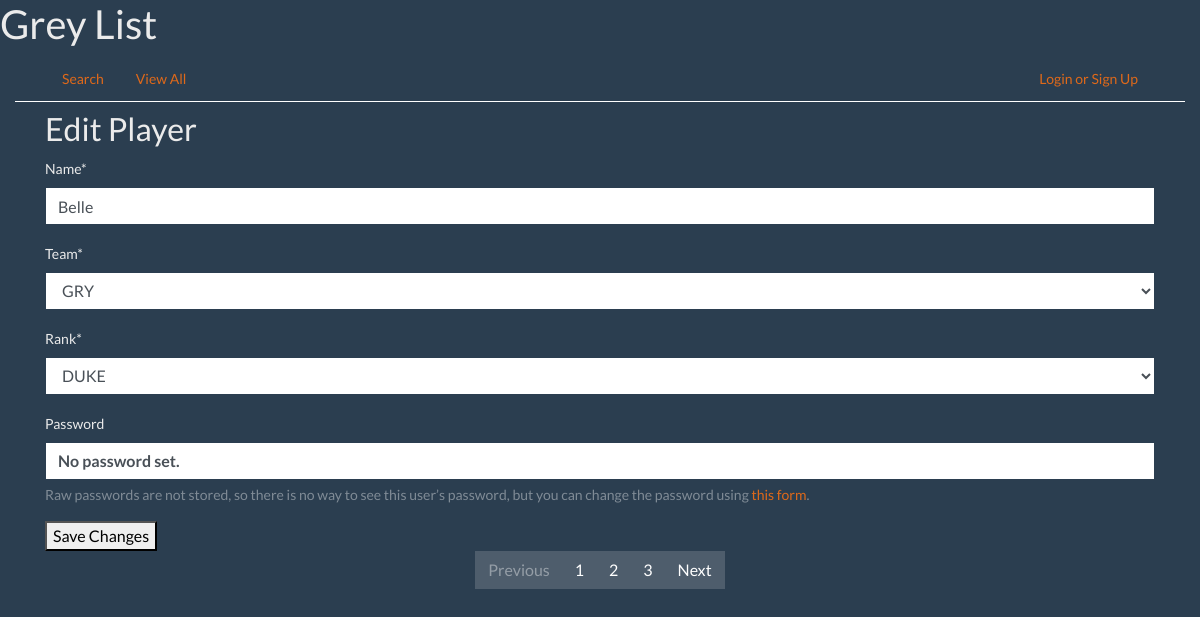
The app's page /player/edit/1/ with its own data.
### subCityList/models.py (models this page shows, shortened)
class Player (models.Model):
    id = models.AutoField(primary_key=True)
    name = models.CharField(max_length=200, blank=False, unique=True)
    team = models.CharField(max_length=3, choices=TEAM_NAMES, default=None)
    rank = models.IntegerField(choices=RANKS, default=KNIGHT)

### subCityList/views_player.py (the view)
# urls.py: path('player/edit/<int:player_pk>/', views_player.player_edit, name='player_edit'),
def player_edit(request, player_pk):
    player = get_object_or_404(Player, id=player_pk)
    if request.method == 'POST':
        form = EditPlayerForm(request.POST, instance=player)
        if form.is_valid():
            form.save()
            return redirect('subCityList:player_detail', player_pk=player.id)
        else:
            message = 'Please check the changes you entered'
            return render(request, 'subCityList/player/player_edit.html', {'form': form, 'message': message})
    else:
        form = EditPlayerForm(instance=player)
        return render(request, 'subCityList/player/player_edit.html', {'form': form})

### subCityList/forms.py (shortened to what this page needs)
class EditPlayerForm(UserChangeForm):
    class Meta:
        model = Player
        fields = ('name', 'team', 'rank')
        exclude = ('password',)

### subCityList/templates/subCityList/player/player_edit.html (shortened to what this page needs)
{% extends 'subCityList/base.html' %}
{% load crispy_forms_filters %}
{% block content %}
    <H2>Edit Player</H2>
    <form method='post' action="">
        <table id="edit_player_form">
            {{ form| crispy }}
        </table>
        <button type='submit'>Save Changes</button>
    </form>
{% endblock %}

### records on screen
Player: name "Belle", team "GRY", rank "DUKE"
